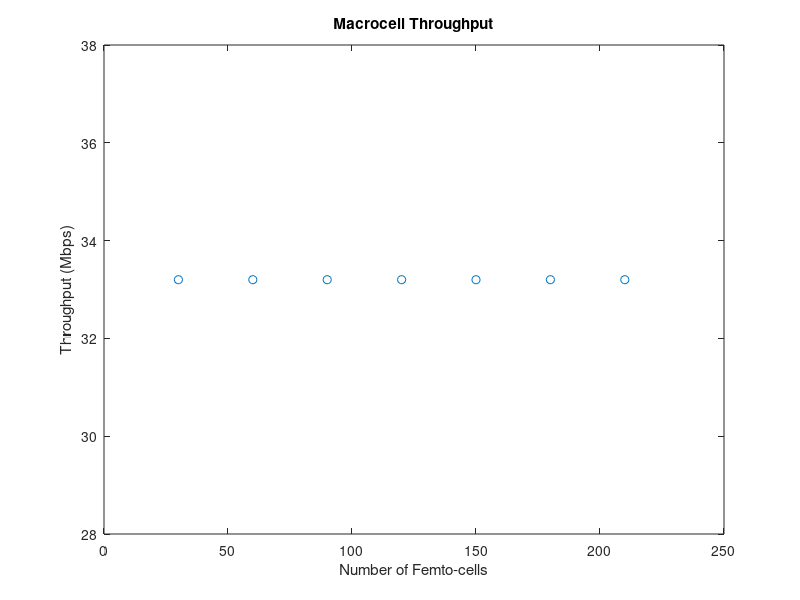
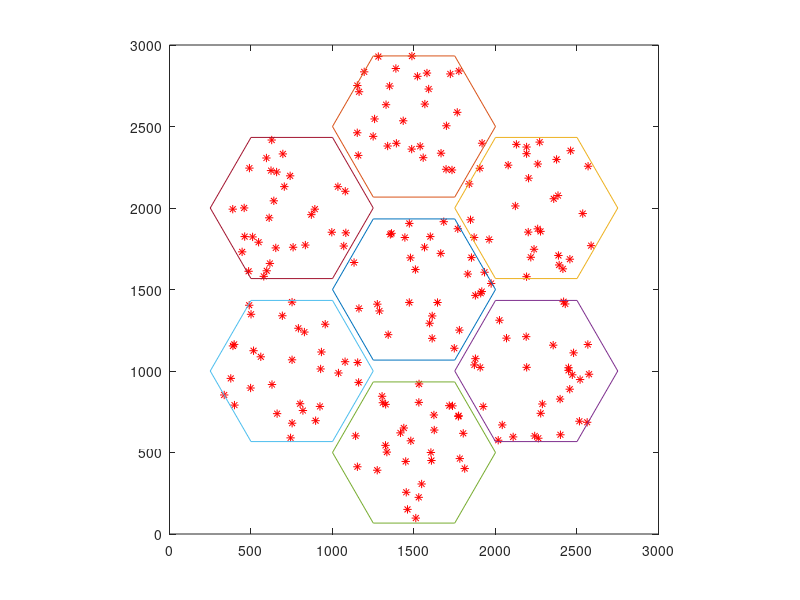
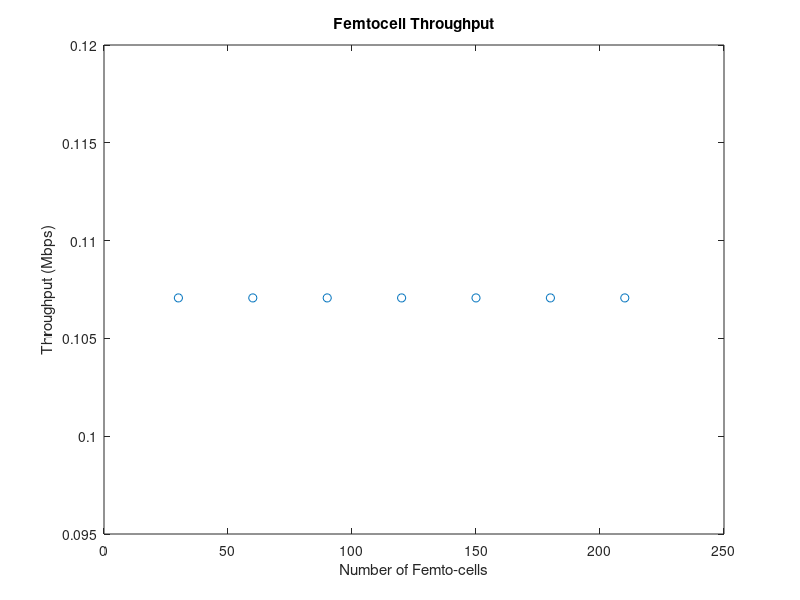

These figures' MATLAB source, in order:
%**************************************************************************
% Filename: FFR_Simulator.m
% Group Name: GTW-E
% Date: 03/17/2020
% Description: Script used to simulate Fractional Frequency Reuse(FFR)
% medthods for HetNet applications. FFR algorithm is modeled to
% analyze performance tradeoffs. 
%
% FFR Algorithms:
%                FFR-3SL (Proposed Paper) 
%
%**************************************************************************
clear all;
close all;

%----------------------------------------------------
% Common Sim Variables
%----------------------------------------------------
BER     = 10^-4;                % Target Bit Error Rate(BER)
alpha   = -1.5/log(BER);        % Constant for target BER
delta_f  = 15e3;                % Subcarrier spacing (Hz)
CH_BW   = 20e6;                 % Channel Bandwidth (Hz)
Max_Subcarriers = CH_BW/delta_f;% Maximum number of subcarriers
macro_radius = 500;             % Macrocell radius(m)
femto_radius = 30;              % femtocell radius(m)
m_users = 150;                  % Macrocell Users
f_users = 150;                  % Femtocell Users
SCpRB   = 12;                   % Sub-carriers per resource block
Num_RB  = 100;                  % Total number of resource blocks
Num_SC  = Num_RB*SCpRB;         % Number of subcarriers
transmitPower_macro = 20;       % Macrocell transmit power in Watts
MC_TxP_vec  = [10 15 20];       % Macrocell Base Station Transmit Power
transmitPower_femto = 20e-3;	% Femtocell Base Station Transmit Power in Watts
transmitPower_mue   = 1;        % MUE transmit power (ASSUMPTION because the paper doesn't cite one)
Noise_PSD  = -174;              % Noise Power Spectral Density (dBm/Hz)
Num_Mc  = 7;                    % Number of Macrocells
Num_Fc  = 30;                   % Number of Femtocells per macrocell
T_Num_Fc  = 210;                % Total Number of Femtocells
Num_RB  = 100;                  % Number of Resource Blocks
SB_Sect = 4;                    % Subbands per sector
total_subbands = 7;             % Total freq band is divided into 7 subbands A-G
d_vec  = 5;                     % Distance from base station to user in meters
MUE_vec = 1:150;                % vector of macro user equipments to loop through
subcarriers_vec = 1:1333;       % vector of subcarriers. This was calculated by 
                                % dividing the channel bandwidth of 20 MHz by the 
                                % subcarrier spacing of 15 kHz. 
number_of_runs = 100;           % number of times to run the Monte Carlo sim


%**************************************************************************
% Macrocell - SINR, Capacity, and Throughput
%**************************************************************************
% Precompute femtocell distance vector for simulation
% Distance to any interferring femtocell will be 60 - 470m
d_femto_vec = round(rand(1,Num_Fc)*(470) + (2*femto_radius));   

% Precompute Macro User Equipment (MUE) distance vector for simulation
d_MUE_vec  = round(rand(1,m_users)*(macro_radius)+1);

idx=0;
Tm_macro_vec = zeros(1,length(Num_Mc));
% Loop through all macro cells placing 150 UEs and calculating throughput
% for all 7 macrocells.
for Nm=1:Num_Mc
       
    SubCarriers_Assigned = 0;
    Tm_user_vec = zeros(1,m_users);
    for m=1:m_users
        
        % Convert Macrocell power to watts
        MC_TxP = MC_TxP_vec(3);
        MC_TxP_W = 10^(MC_TxP/10);
        
        % Convert Femtocell power to watts
        FC_TxP_W = 10^(transmitPower_femto/10);

        % Summation of M neighboring Macro-cell's Power & Gain products on sub-carrier k
        % Equation 4 - Denomonator middle summation
        sigma_PMp_GMp = 0; % Initialize to zero
        sigma_PF_GF   = 0; % Initialize to zero
        for mc=1:(Num_Mc-1)
            %d = d_vec(m);
            d=866;
            PL_macro = 28.0 + 35*log10(d);
            Gain = 10^-(PL_macro/10);
            sigma_PMp_GMp = sigma_PMp_GMp + (MC_TxP_W*Gain);
        end
        
        % Summation of F neighboring Femto-cell Power & Gain products on sub-carrier k
        for fc=1:(Num_Fc)
            PL_femto = 28.0 + 35*log10(d_femto_vec(fc));
            Gain = 10^-(PL_femto/10);
            sigma_PF_GF = sigma_PF_GF + (FC_TxP_W*Gain);
        end
        
        
        % Calculate channel gain (NOTE: Removing the Xsigma and the |H|
        % Rayleigh Gaussian distribution).
        PL_MUE = 28.0 + 35*log10(d_MUE_vec(m));
        Ch_Gain_W = 10^(-PL_MUE/10);
        
        % SINR equation for a given Macro-cell on sub-carrier k
        % NOTE: this is equation 4 from the paper
        SINRmk = (MC_TxP_W*Ch_Gain_W)/(10^((Noise_PSD*delta_f)/10) + sigma_PMp_GMp + sigma_PF_GF);
        
        % Capacity of macro user m on sub-carrier k
        Cmk = delta_f*log2(1+alpha*SINRmk);
        

        % Calculate Throughput of the Macro-cell across all m users and all
        % subcarriers available to user.
        Tm = 0; % Initialize to zero
        for k=1:SCpRB
            
            % Create subcarrier assignments, but only assign up to the
            % alotted maximum number based on bandwidth and channel spacing
            if SubCarriers_Assigned < Max_Subcarriers
                Beta_km = 1;
                SubCarriers_Assigned = SubCarriers_Assigned + 1;
            else
                Beta_km = 0;
            end
        
            Tm = Tm + Cmk * Beta_km;
        end
        
        % Assign throughput based on macrouser
        Tm_user_vec(m) = Tm;
        
    end
    
    idx = idx+1;
    Tm_macro_vec(idx) = sum(Tm_user_vec);
    
end



%**************************************************************************
% Figures/Plots
%**************************************************************************
figure; 
plot((1:Num_Mc)*30,(Tm_macro_vec/1e6), 'o');
xlabel('Number of Femto-cells');
ylabel('Throughput (Mbps)');
title('Macrocell Throughput');





    
%%%%%%%%%%%%%%%%%%%%%%%%%%%%%%%%%%%%%%%%%%%%%%%%%%%%%%%%%%%%%%%%%%%%%%%%
% vvv Teresa's Additions vvv

% for ONE MUE in macrocell A, calculate the throughput
% assume MUE is assigned to 8 subcarriers

% 1x30 array for holding all throughput values - intialize all to 0
throughput_macro_array = zeros(1,210);
femto_distances = zeros(1,210);
mue_distances   = zeros(1,1050);
femtocell_array = 1:210;

% increment total femtocells for graphing
% Only include femtocells within macrocell A
for total_femto_count = femtocell_array

    % hold the sum of all MUE throughput - reset at every femtocell
    % increment
    total_throughput = 0;
    
    % multiply noise spectral density by the subcarrier spacing and convert
    % to Watts
    denominator = 10^((Noise_PSD * delta_f)/10);

    % calculate macrocell interference
    % Summation of M neighboring Macro-cell's Power & Gain products on sub-carrier k
    sigma_Pkm_GkmM = 0; % Initialize to zero
    % loop from 1 to total macrocells-1 because we aren't counting the cell
    % we are in
    for m=1:(Num_Mc-1)
        % assuming macrocell A, all other towers are 866 m away
        d_macro = 866;
        % outdoor pathloss - equation (2) from paper
        PL_macro = 28.0 + 35*log10(d_macro);

        % equation (3) from paper
        CG_macro = 10^-(PL_macro/10);

        % Add up all the interferers
        sigma_Pkm_GkmM = sigma_Pkm_GkmM + (transmitPower_macro*CG_macro);
    end

    % add the macrocell interferers to the denom 
    denominator = denominator + sigma_Pkm_GkmM;

    % femtocell interference
    % Summation of F neighboring Femto-cell Power & Gain products on sub-carrier k
    sigma_PkF_GkmF = 0; % Initialize to zero

    % Only include femtocells within macrocell A
    % TODO: how to calculate distances to femtocells in neighboring macrocells
    for f=1:total_femto_count
           
        % if this femto distance hasn't been populated yet, populate it
        if femto_distances(f) == 0
            % choose a random distance within this macrocell
        % TODO: create an array from 1-30 within each macrocell of random,
        % non-repeating distances?
        % randomize femtocell radius for entirety of network radius
            femto_distances(f) = randi([1, 1299]);
        end
        
        d_femto = femto_distances(f);
        
        PL_femto = 28.0 + 35*log10(d_femto);
        CG_femto = 10^-(PL_femto/10);
        sigma_PkF_GkmF = sigma_PkF_GkmF + (transmitPower_femto*CG_femto);
    end

    % add the macrocell interferers to the denom 
    denominator = denominator + sigma_PkF_GkmF;
    
    % Loop through all MUEs in the network
    for mue = 1:1050
        
        % if this femto distance hasn't been populated yet, populate it
        if mue_distances(mue) == 0
            % choose a random distance within the entire network
            mue_distances(mue) = randi([1, 1299]);
        end
        
        d_mue = mue_distances(mue);
       
        % Calculate for ONE subcarrier
        % assign the MUE to subcarriers (a 2D array of Beta?)
        % calculate the PL of the MUE based on that distance
        PL_mue = 28.0 + 35*log10(d_mue);

        % calculate channel gain for MUE
        CG_mue = 10^-(PL_mue/10);

        % numerator of the SINR equation
        % **NOTE From Eric: I read throught the paper and the references and this
        % power needs to be the macrocell transmit power. 
        numerator = transmitPower_macro * CG_mue;

        % combine values into SINR
        SINR_km = numerator / denominator;

        % calculate channel capacity
        channelCapacity_macro = delta_f * log2(1 + (alpha * SINR_km));

        % multiply beta and the channel capacity
        % each MUE is assigned to 8 subcarriers, so multiply channel capacity by 8
        % (because 8 of the Beta values will be 1 and we are summing over all
        % subcarriers)
        throughput_macro = channelCapacity_macro * 8;
        
        total_throughput = total_throughput + throughput_macro;
    end
        
    % assign the throughput for this femtocell increment to the array
    throughput_macro_array(total_femto_count) = total_throughput;
end

% figure; 
% plot(femtocell_array,throughput_macro_array, 'o');
% xlabel('Number of Femtocells');
% ylabel('Throughput (bps)');
% title('Teresa plot');

% Capture the center of each hexagon (location of each macrocell tower)
A_center_X = 1500;
A_center_Y = 1500;
B_center_X = 1500;
B_center_Y = 2500;
C_center_X = 2250;
C_center_Y = 2000;
D_center_X = 2250;
D_center_Y = 1000;
E_center_X = 1500;
E_center_Y = 500;
F_center_X = 750;
F_center_Y = 1000;
G_center_X = 750;
G_center_Y = 2000;

%In the code, I will create a hexagon centered at (1500,1500) with radius R. The snipplets can be used in mobile capacity predicts and general systems level simulation of cellular networks.
N = 30;     %Number of femtocells
R = 500;     %Radius of Hexagon
%Define the vertexes of the hexagon. They for angles 0, 60, 120, 180, 240 and 300 withe origin.
%Vertexes
Av_x = (R * cos((0:6)*pi/3)) + A_center_X;
Av_y = (R * sin((0:6)*pi/3)) + A_center_Y;
Bv_x = (R * cos((0:6)*pi/3)) + B_center_X;
Bv_y = (R * sin((0:6)*pi/3)) + B_center_Y;
Cv_x = (R * cos((0:6)*pi/3)) + C_center_X;
Cv_y = (R * sin((0:6)*pi/3)) + C_center_Y;
Dv_x = (R * cos((0:6)*pi/3)) + D_center_X;
Dv_y = (R * sin((0:6)*pi/3)) + D_center_Y;
Ev_x = (R * cos((0:6)*pi/3)) + E_center_X;
Ev_y = (R * sin((0:6)*pi/3)) + E_center_Y;
Fv_x = (R * cos((0:6)*pi/3)) + F_center_X;
Fv_y = (R * sin((0:6)*pi/3)) + F_center_Y;
Gv_x = (R * cos((0:6)*pi/3)) + G_center_X;
Gv_y = (R * sin((0:6)*pi/3)) + G_center_Y;

%The method used here is to generate many points in a square and choose N points that fall within the hexagon
%Generate 3N random points with square that is 2R by 2R
Ac_x = (R-rand(1, 3*N)*2*R) + A_center_X;
Ac_y = (R-rand(1, 3*N)*2*R) + A_center_Y;
Bc_x = (R-rand(1, 3*N)*2*R) + B_center_X;
Bc_y = (R-rand(1, 3*N)*2*R) + B_center_Y;
Cc_x = (R-rand(1, 3*N)*2*R) + C_center_X;
Cc_y = (R-rand(1, 3*N)*2*R) + C_center_Y;
Dc_x = (R-rand(1, 3*N)*2*R) + D_center_X;
Dc_y = (R-rand(1, 3*N)*2*R) + D_center_Y;
Ec_x = (R-rand(1, 3*N)*2*R) + E_center_X;
Ec_y = (R-rand(1, 3*N)*2*R) + E_center_Y;
Fc_x = (R-rand(1, 3*N)*2*R) + F_center_X;
Fc_y = (R-rand(1, 3*N)*2*R) + F_center_Y;
Gc_x = (R-rand(1, 3*N)*2*R) + G_center_X;
Gc_y = (R-rand(1, 3*N)*2*R) + G_center_Y;

%There is a command in MATLAB inploygon. 
%The command finds points within a polygon region.
%get the points within the polygon
A_IN = inpolygon(Ac_x, Ac_y, Av_x, Av_y);
B_IN = inpolygon(Bc_x, Bc_y, Bv_x, Bv_y);
C_IN = inpolygon(Cc_x, Cc_y, Cv_x, Cv_y);
D_IN = inpolygon(Dc_x, Dc_y, Dv_x, Dv_y);
E_IN = inpolygon(Ec_x, Ec_y, Ev_x, Ev_y);
F_IN = inpolygon(Fc_x, Fc_y, Fv_x, Fv_y);
G_IN = inpolygon(Gc_x, Gc_y, Gv_x, Gv_y);

%drop nodes outside the hexagon
Ac_x = Ac_x(A_IN);
Ac_y = Ac_y(A_IN);
Bc_x = Bc_x(B_IN);
Bc_y = Bc_y(B_IN);
Cc_x = Cc_x(C_IN);
Cc_y = Cc_y(C_IN);
Dc_x = Dc_x(D_IN);
Dc_y = Dc_y(D_IN);
Ec_x = Ec_x(E_IN);
Ec_y = Ec_y(E_IN);
Fc_x = Fc_x(F_IN);
Fc_y = Fc_y(F_IN);
Gc_x = Gc_x(G_IN);
Gc_y = Gc_y(G_IN);

%choose only N points
A_idx = randperm(length(Ac_x));
Ac_x = Ac_x(A_idx(1:N));
Ac_y = Ac_y(A_idx(1:N));
B_idx = randperm(length(Bc_x));
Bc_x = Bc_x(B_idx(1:N));
Bc_y = Bc_y(B_idx(1:N));
C_idx = randperm(length(Cc_x));
Cc_x = Cc_x(C_idx(1:N));
Cc_y = Cc_y(C_idx(1:N));
D_idx = randperm(length(Dc_x));
Dc_x = Dc_x(D_idx(1:N));
Dc_y = Dc_y(D_idx(1:N));
E_idx = randperm(length(Ec_x));
Ec_x = Ec_x(E_idx(1:N));
Ec_y = Ec_y(E_idx(1:N));
F_idx = randperm(length(Fc_x));
Fc_x = Fc_x(F_idx(1:N));
Fc_y = Fc_y(F_idx(1:N));
G_idx = randperm(length(Gc_x));
Gc_x = Gc_x(G_idx(1:N));
Gc_y = Gc_y(G_idx(1:N));

% Plot all of the femtocell locations
figure;
plot(Ac_x, Ac_y, 'r*');
hold on;
plot(Bc_x, Bc_y, 'r*');
hold on;
plot(Cc_x, Cc_y, 'r*');
hold on;
plot(Dc_x, Dc_y, 'r*');
hold on;
plot(Ec_x, Ec_y, 'r*');
hold on;
plot(Fc_x, Fc_y, 'r*');
hold on;
plot(Gc_x, Gc_y, 'r*');
hold on;

% Plot the hexagon outlines
plot(Av_x,Av_y);
plot(Bv_x,Bv_y);
plot(Cv_x,Cv_y);
plot(Dv_x,Dv_y);
plot(Ev_x,Ev_y);
plot(Fv_x,Fv_y);
plot(Gv_x,Gv_y);

hold on;

axis square;

hold off

% ^^^ Teresa's Additions ^^^
%%%%%%%%%%%%%%%%%%%%%%%%%%%%%%%%%%%%%%%%%%%%%%%%%%%%%%%%%%%%%%%%%%%%%%%%





%**************************************************************************
% Femtocell - SINR, Capacity, and Throughput
%**************************************************************************
% From Paper: "After setting the subbands distribution among macrocell regions,
% all the subbands except subband G are reused by femtocells when
% they are deployed inside the macrocell coverage area."


% NOTE: Femtocell distances were already computed in the above
% macrocell section of the code. Those distances are to be reused for this
% section. 

% Precompute Femto User Equipment (FUE) distance vector for simulation
d_FUE_vec  = round(rand(1,f_users)*(macro_radius)+1);

idx=0;
SubCarriers_Assigned = 0;
Tm_femto_vec = zeros(1,length(Num_Fc));
% Loop through all macro cells placing 150 UEs and calculating throughput
% for all 7 macrocells.
for Nm=1:Num_Mc
    
    SubCarriers_Assigned = 0;
    Thruput_FUE_vec = zeros(1,f_users);
    for f=1:f_users
        
        % Convert Macrocell power to watts
        MC_TxP = MC_TxP_vec(1);
        MC_TxP_W = 10^(MC_TxP/10);
        
        % Convert Femtocell power to watts
        FC_TxP_W = 10^(transmitPower_femto/10);
        
%         % Summation of M neighboring Macro-cell's Power & Gain products on sub-carrier k
%         % Equation 4 - Denomonator middle summation
%         sigma_PMp_GMp = 0; % Initialize to zero
%         for mc=1:(Num_Mc-1)
%             d=866;
%             PL_macro = 28.0 + 35*log10(d);
%             Gain = 10^-(PL_macro/10);
%             sigma_PMp_GMp = sigma_PMp_GMp + (MC_TxP_W*Gain);
%         end
        
            
        % Summation of F neighboring Femto-cell Power & Gain products on sub-carrier k
        sigma_PF_GF   = 0; % Initialize to zero
        for fc=1:(Num_Fc)
            PL_femto = 28.0 + 35*log10(d_femto_vec(fc));
            Gain = 10^-(PL_femto/10);
            sigma_PF_GF = sigma_PF_GF + (FC_TxP_W*Gain);
        end
            
        
        % Calculate channel gain (NOTE: Removing the Xsigma and the |H|
        % Rayleigh Gaussian distribution).
        PL_FUE = 28.0 + 35*log10(d_FUE_vec(f));
        Ch_Gain_W = 10^(-PL_FUE/10);
        
        sigma_PMp_GMp = MC_TxP_W * Ch_Gain_W;
        
        % SINR equation for a given Macro-cell on sub-carrier k
        % NOTE: this is equation 4 from the paper
        SINRfk = (FC_TxP_W*Ch_Gain_W)/(10^((Noise_PSD*delta_f)/10) + sigma_PMp_GMp + sigma_PF_GF);
        
        % Capacity of macro user m on sub-carrier k
        Cfk = delta_f*log2(1+alpha*SINRfk);
        

        % Calculate Throughput of the Macro-cell across all m users and all
        % subcarriers available to user.
        Tf = 0; % Initialize to zero
        for k=1:SCpRB
            
            % Create subcarrier assignments, but only assign up to the
            % alotted maximum number based on bandwidth and channel spacing
            if SubCarriers_Assigned < Max_Subcarriers
                Beta_km = 1;
                SubCarriers_Assigned = SubCarriers_Assigned + 1;
            else
                Beta_km = 0;
            end
        
            Tf = Tf + Cfk * Beta_km;
        end
        
        % Assign throughput based on macrouser
        Thruput_FUE_vec(f) = Tf;
        
    end
    
    idx = idx+1;
    Tm_femto_vec(idx) = sum(Thruput_FUE_vec);
    
end

%**************************************************************************
% Figures/Plots
%**************************************************************************
figure; 
plot((1:Num_Mc)*30,(Tm_femto_vec/1e6), 'o');
xlabel('Number of Femto-cells');
ylabel('Throughput (Mbps)');
title('Femtocell Throughput');
